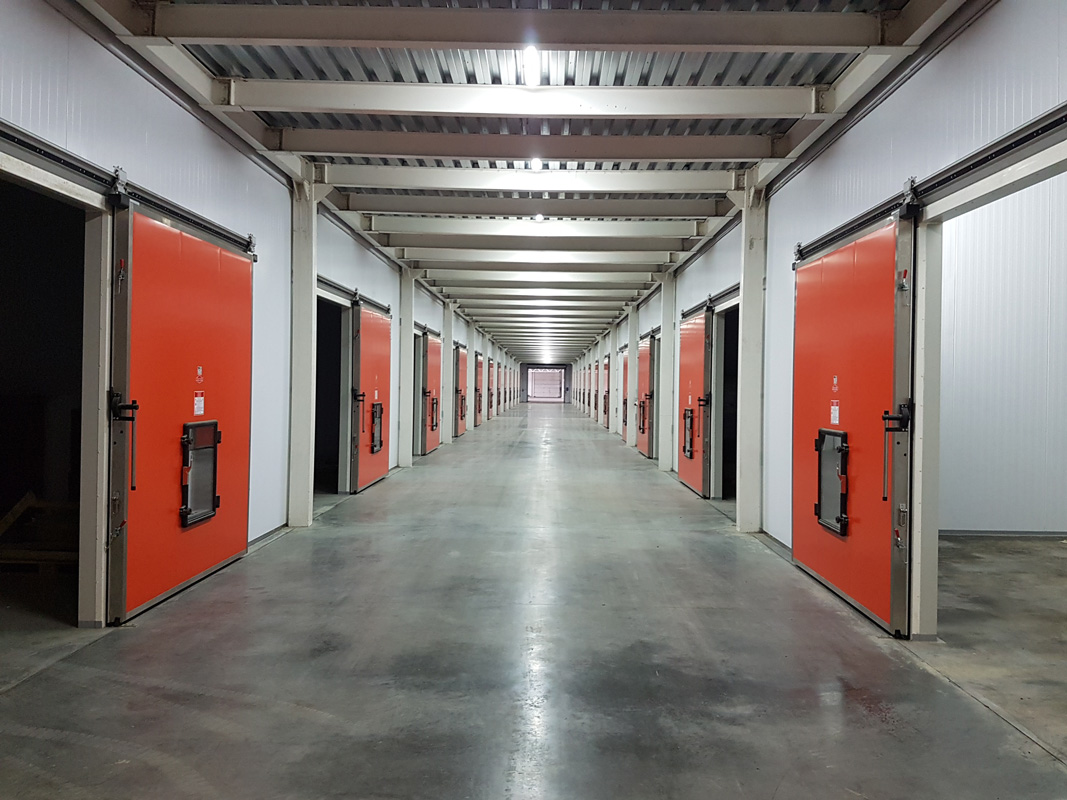
#> input picture Frigider_1.jpg, 1067 x 800 px, found by its file name
$ python testing.py
#> lines starting #> are read from the running program, lines starting #| are printed output that depends on the picture
import numpy as np
import time

dict = {
    0:
        {"min":1,
        "med":3,
         "max":5},
    1:
        {"min":6,
        "med":8,
         "max":10},
    2:
        {"min":11,
        "med":12,
         "max":15},
    3:
        {"min":16,
        "med":16,
         "max":20},

}


a = [
    [[1,2,3],
     [4,5,6]],

    [[7,8,9],
     [10,11,12]],

    [[13,14,15],
    [16,17,18]]
]


array = np.array(a)

print(array)
now = time.time()

for diapason in dict:
    array [(array <= dict[diapason]["max"]) & (array >= dict[diapason]['min']) ] = dict[diapason]["med"]

time = time.time() - now
print(array)
print(time)

for nr in range(10):
    print(nr)


from PIL import Image
file_path = 'instance/photos/Frigider_1.jpg'
img_op = Image.open(file_path)
#> img_op is the input picture: PIL image 1067x800 RGB; mean R, G, B 125.7, 115.6, 111.1
print(img_op.size)
#| (1067, 800)
print(img_op.info)
#> (printed output is left out)
print()

img_op.save('instance/photos/Puna_uscata1.jpg', quality=100)
img_op1 = Image.open('instance/photos/Puna_uscata1.jpg')

img_op1.thumbnail((100, 80))
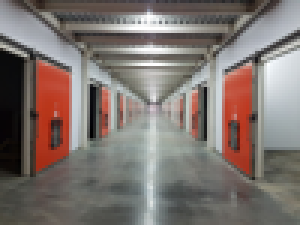
#> img_op1: PIL image 100x75 RGB (shown 3 times larger); mean R, G, B 125.6, 115.6, 111
# img_op1.save('instance/photos/Puna_uscata1.jpg')
# img_op1 = Image.open('instance/photos/Puna_uscata1.jpg')
print(img_op1.size)
#| (100, 75)
print(img_op1.info)
#| {'jfif': 257, 'jfif_version': (1, 1), 'jfif_unit': 0, 'jfif_density': (1, 1)}

img_op.save('instance/photos/Puna_uscata2.jpg', quality=100)
img_op2 = Image.open('instance/photos/Puna_uscata2.jpg')
print(img_op2.size)
#| (1067, 800)
print(img_op2.info)
#| {'jfif': 257, 'jfif_version': (1, 1), 'jfif_unit': 0, 'jfif_density': (1, 1)}


      # if self.img_op.size
      #   self.img_arr = np.array(self.img_op)
      #   self.img_op.
